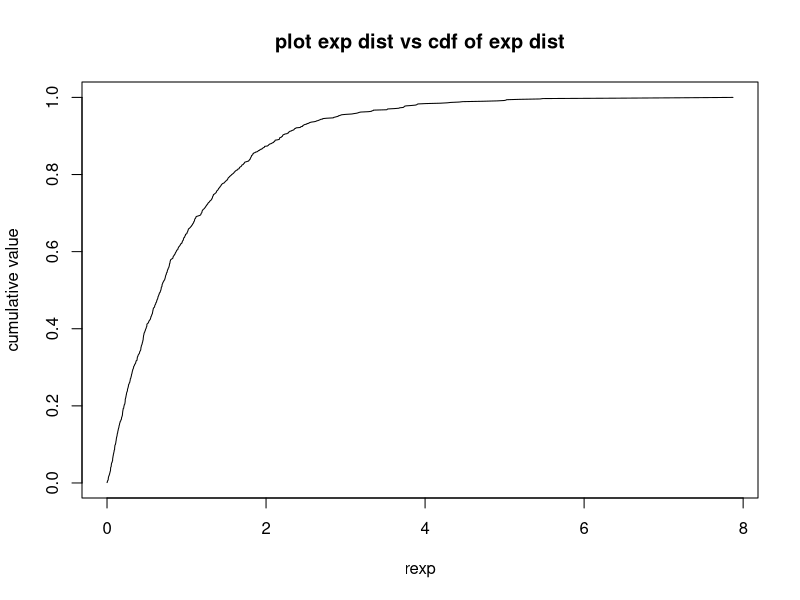

Recreate this plot in R.
# Question 3.a
# run the file from console " source("Q_3a.r")"

# sample size
n = 1000

# random sample from exponential dist
x = rexp(1000, rate=1)


# sort values
x = sort(x) 

# frequency distribution of x
x.freq = table(x)

# cdf
x.cdf = c()
for(value in x){
  x.cdf = append(x.cdf, length(x[ x <= value])/n, after= length(x.cdf))
}

plot(x,x.cdf, type="l", xlab="rexp", ylab="cumulative value", main="plot exp dist vs cdf of exp dist")